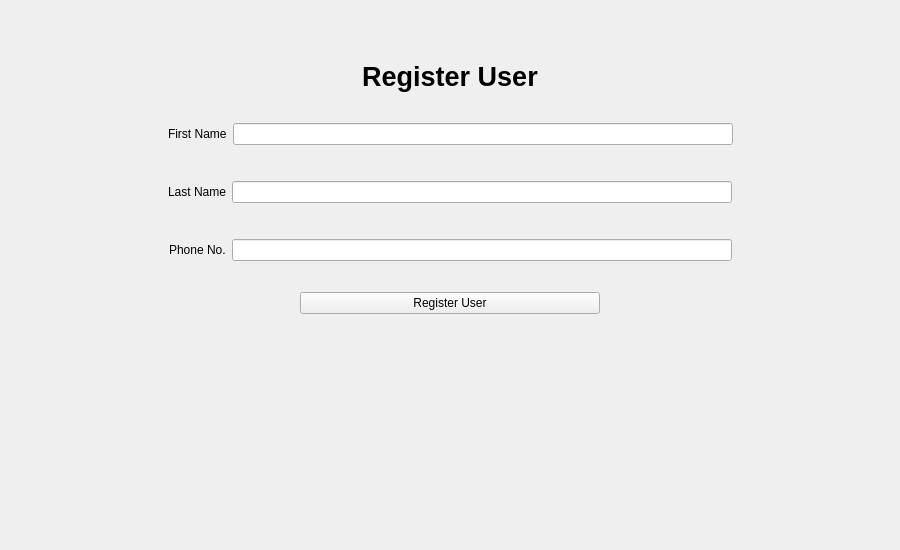
<?xml version="1.0" encoding="UTF-8"?>
<ui version="4.0">
 <class>Form</class>
 <widget class="QWidget" name="Form">
  <property name="geometry">
   <rect>
    <x>0</x>
    <y>0</y>
    <width>900</width>
    <height>550</height>
   </rect>
  </property>
  <property name="windowTitle">
   <string>Form</string>
  </property>
  <layout class="QHBoxLayout" name="horizontalLayout_5">
   <item>
    <layout class="QVBoxLayout" name="verticalLayout_5">
     <item>
      <spacer name="verticalSpacer_5">
       <property name="orientation">
        <enum>Qt::Vertical</enum>
       </property>
       <property name="sizeType">
        <enum>QSizePolicy::Preferred</enum>
       </property>
       <property name="sizeHint" stdset="0">
        <size>
         <width>20</width>
         <height>50</height>
        </size>
       </property>
      </spacer>
     </item>
     <item>
      <widget class="QLabel" name="label">
       <property name="font">
        <font>
         <pointsize>20</pointsize>
         <weight>75</weight>
         <bold>true</bold>
        </font>
       </property>
       <property name="text">
        <string>Register User</string>
       </property>
       <property name="alignment">
        <set>Qt::AlignCenter</set>
       </property>
      </widget>
     </item>
     <item>
      <spacer name="verticalSpacer_6">
       <property name="orientation">
        <enum>Qt::Vertical</enum>
       </property>
       <property name="sizeType">
        <enum>QSizePolicy::Fixed</enum>
       </property>
       <property name="sizeHint" stdset="0">
        <size>
         <width>20</width>
         <height>25</height>
        </size>
       </property>
      </spacer>
     </item>
     <item>
      <layout class="QVBoxLayout" name="verticalLayout">
       <item>
        <layout class="QHBoxLayout" name="horizontalLayout">
         <item>
          <spacer name="horizontalSpacer">
           <property name="orientation">
            <enum>Qt::Horizontal</enum>
           </property>
           <property name="sizeHint" stdset="0">
            <size>
             <width>40</width>
             <height>20</height>
            </size>
           </property>
          </spacer>
         </item>
         <item>
          <widget class="QLabel" name="label_2">
           <property name="text">
            <string>First Name</string>
           </property>
          </widget>
         </item>
         <item>
          <widget class="QLineEdit" name="lineEdit">
           <property name="sizePolicy">
            <sizepolicy hsizetype="Minimum" vsizetype="Fixed">
             <horstretch>0</horstretch>
             <verstretch>0</verstretch>
            </sizepolicy>
           </property>
           <property name="minimumSize">
            <size>
             <width>500</width>
             <height>0</height>
            </size>
           </property>
          </widget>
         </item>
         <item>
          <spacer name="horizontalSpacer_2">
           <property name="orientation">
            <enum>Qt::Horizontal</enum>
           </property>
           <property name="sizeHint" stdset="0">
            <size>
             <width>40</width>
             <height>20</height>
            </size>
           </property>
          </spacer>
         </item>
        </layout>
       </item>
       <item>
        <spacer name="verticalSpacer_2">
         <property name="orientation">
          <enum>Qt::Vertical</enum>
         </property>
         <property name="sizeType">
          <enum>QSizePolicy::Maximum</enum>
         </property>
         <property name="sizeHint" stdset="0">
          <size>
           <width>20</width>
           <height>30</height>
          </size>
         </property>
        </spacer>
       </item>
      </layout>
     </item>
     <item>
      <layout class="QVBoxLayout" name="verticalLayout_2">
       <item>
        <layout class="QHBoxLayout" name="horizontalLayout_2">
         <item>
          <spacer name="horizontalSpacer_3">
           <property name="orientation">
            <enum>Qt::Horizontal</enum>
           </property>
           <property name="sizeHint" stdset="0">
            <size>
             <width>40</width>
             <height>20</height>
            </size>
           </property>
          </spacer>
         </item>
         <item>
          <widget class="QLabel" name="label_3">
           <property name="text">
            <string>Last Name</string>
           </property>
          </widget>
         </item>
         <item>
          <widget class="QLineEdit" name="lineEdit_2">
           <property name="sizePolicy">
            <sizepolicy hsizetype="Minimum" vsizetype="Fixed">
             <horstretch>0</horstretch>
             <verstretch>0</verstretch>
            </sizepolicy>
           </property>
           <property name="minimumSize">
            <size>
             <width>500</width>
             <height>0</height>
            </size>
           </property>
          </widget>
         </item>
         <item>
          <spacer name="horizontalSpacer_4">
           <property name="orientation">
            <enum>Qt::Horizontal</enum>
           </property>
           <property name="sizeHint" stdset="0">
            <size>
             <width>40</width>
             <height>20</height>
            </size>
           </property>
          </spacer>
         </item>
        </layout>
       </item>
       <item>
        <spacer name="verticalSpacer_4">
         <property name="orientation">
          <enum>Qt::Vertical</enum>
         </property>
         <property name="sizeType">
          <enum>QSizePolicy::Maximum</enum>
         </property>
         <property name="sizeHint" stdset="0">
          <size>
           <width>20</width>
           <height>30</height>
          </size>
         </property>
        </spacer>
       </item>
      </layout>
     </item>
     <item>
      <layout class="QVBoxLayout" name="verticalLayout_3">
       <item>
        <layout class="QHBoxLayout" name="horizontalLayout_3">
         <item>
          <spacer name="horizontalSpacer_5">
           <property name="orientation">
            <enum>Qt::Horizontal</enum>
           </property>
           <property name="sizeHint" stdset="0">
            <size>
             <width>40</width>
             <height>20</height>
            </size>
           </property>
          </spacer>
         </item>
         <item>
          <widget class="QLabel" name="label_4">
           <property name="text">
            <string>Phone No.</string>
           </property>
          </widget>
         </item>
         <item>
          <widget class="QLineEdit" name="lineEdit_3">
           <property name="sizePolicy">
            <sizepolicy hsizetype="Minimum" vsizetype="Fixed">
             <horstretch>0</horstretch>
             <verstretch>0</verstretch>
            </sizepolicy>
           </property>
           <property name="minimumSize">
            <size>
             <width>500</width>
             <height>0</height>
            </size>
           </property>
          </widget>
         </item>
         <item>
          <spacer name="horizontalSpacer_6">
           <property name="orientation">
            <enum>Qt::Horizontal</enum>
           </property>
           <property name="sizeHint" stdset="0">
            <size>
             <width>40</width>
             <height>20</height>
            </size>
           </property>
          </spacer>
         </item>
        </layout>
       </item>
      </layout>
     </item>
     <item>
      <layout class="QVBoxLayout" name="verticalLayout_4">
       <item>
        <spacer name="verticalSpacer">
         <property name="orientation">
          <enum>Qt::Vertical</enum>
         </property>
         <property name="sizeType">
          <enum>QSizePolicy::Maximum</enum>
         </property>
         <property name="sizeHint" stdset="0">
          <size>
           <width>20</width>
           <height>25</height>
          </size>
         </property>
        </spacer>
       </item>
       <item>
        <layout class="QHBoxLayout" name="horizontalLayout_4">
         <item>
          <spacer name="horizontalSpacer_7">
           <property name="orientation">
            <enum>Qt::Horizontal</enum>
           </property>
           <property name="sizeHint" stdset="0">
            <size>
             <width>40</width>
             <height>20</height>
            </size>
           </property>
          </spacer>
         </item>
         <item>
          <widget class="QPushButton" name="pushButton">
           <property name="minimumSize">
            <size>
             <width>300</width>
             <height>0</height>
            </size>
           </property>
           <property name="text">
            <string>Register User</string>
           </property>
          </widget>
         </item>
         <item>
          <spacer name="horizontalSpacer_8">
           <property name="orientation">
            <enum>Qt::Horizontal</enum>
           </property>
           <property name="sizeHint" stdset="0">
            <size>
             <width>40</width>
             <height>20</height>
            </size>
           </property>
          </spacer>
         </item>
        </layout>
       </item>
       <item>
        <spacer name="verticalSpacer_3">
         <property name="orientation">
          <enum>Qt::Vertical</enum>
         </property>
         <property name="sizeHint" stdset="0">
          <size>
           <width>20</width>
           <height>40</height>
          </size>
         </property>
        </spacer>
       </item>
      </layout>
     </item>
    </layout>
   </item>
  </layout>
 </widget>
 <resources/>
 <connections/>
</ui>
